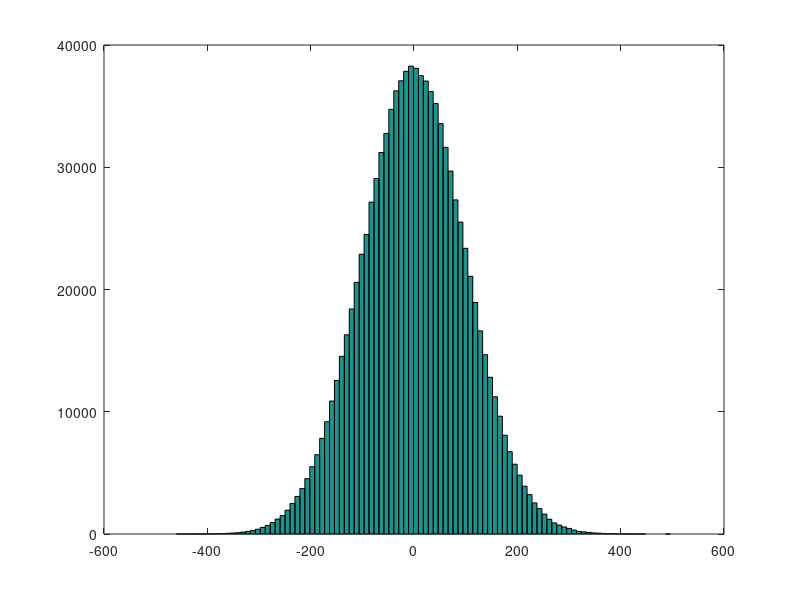
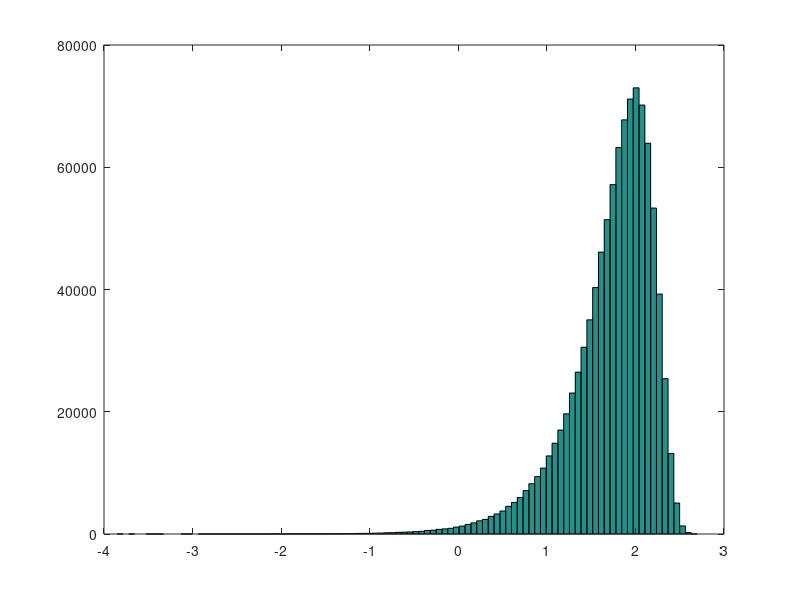
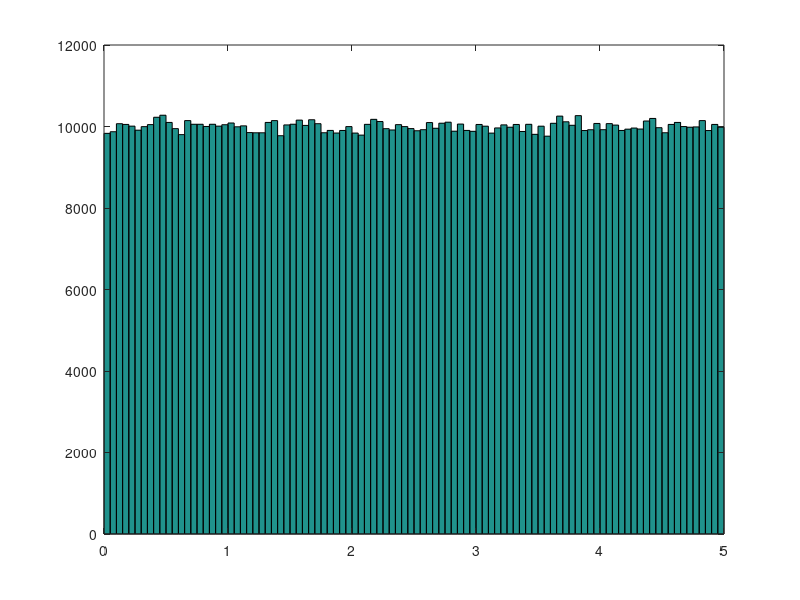
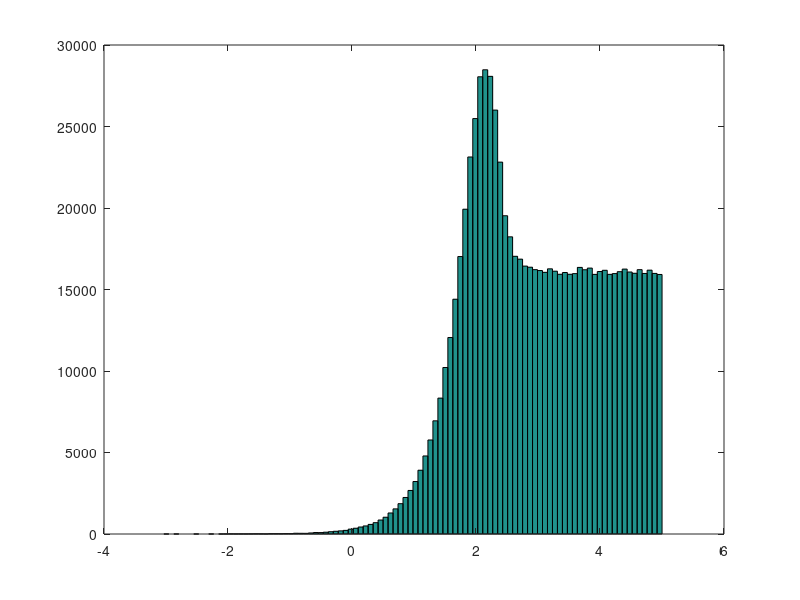

Reproduce these figures in MATLAB, in order. (Note: this script raises an error after producing the figures.)
% make a synthetic data set:
sigma = 100;
n_events = 1e6;
noise = randn(n_events,1)*sigma;
log_range = [0 5];
baseline = 10.^(log_range(1) + (rand(n_events,1)*(log_range(2)-log_range(1))));
cumulative = baseline+noise;

figure;
hist(noise,1e2);

figure;
hist(log10(abs(noise)),1e2);

figure;
hist(log10(baseline),1e2);

figure; hist(log10(cumulative(cumulative>0)),1e2);

figure; hist(cumulative(cumulative<800),1e2);


[corrected,cum_prob] = negative_correction(cumulative,sigma);
figure; hist(log10(corrected),1e2);

% make sure the distribution is nicely flat
n = hist(log10(corrected),1e2);
assertElementsAlmostEqual(n,10000*ones(1,100),0.05,'relative');

figure; hist(log10(corrected(corrected<1000)),1e2);



%%%%%%%%%%%%%%%%%%%%%%%%%%%%%%%%%%%%%%%%%%%%%%
% Can we decide what an ideal corrective plot would be?
% First X% into first bin, etc...
